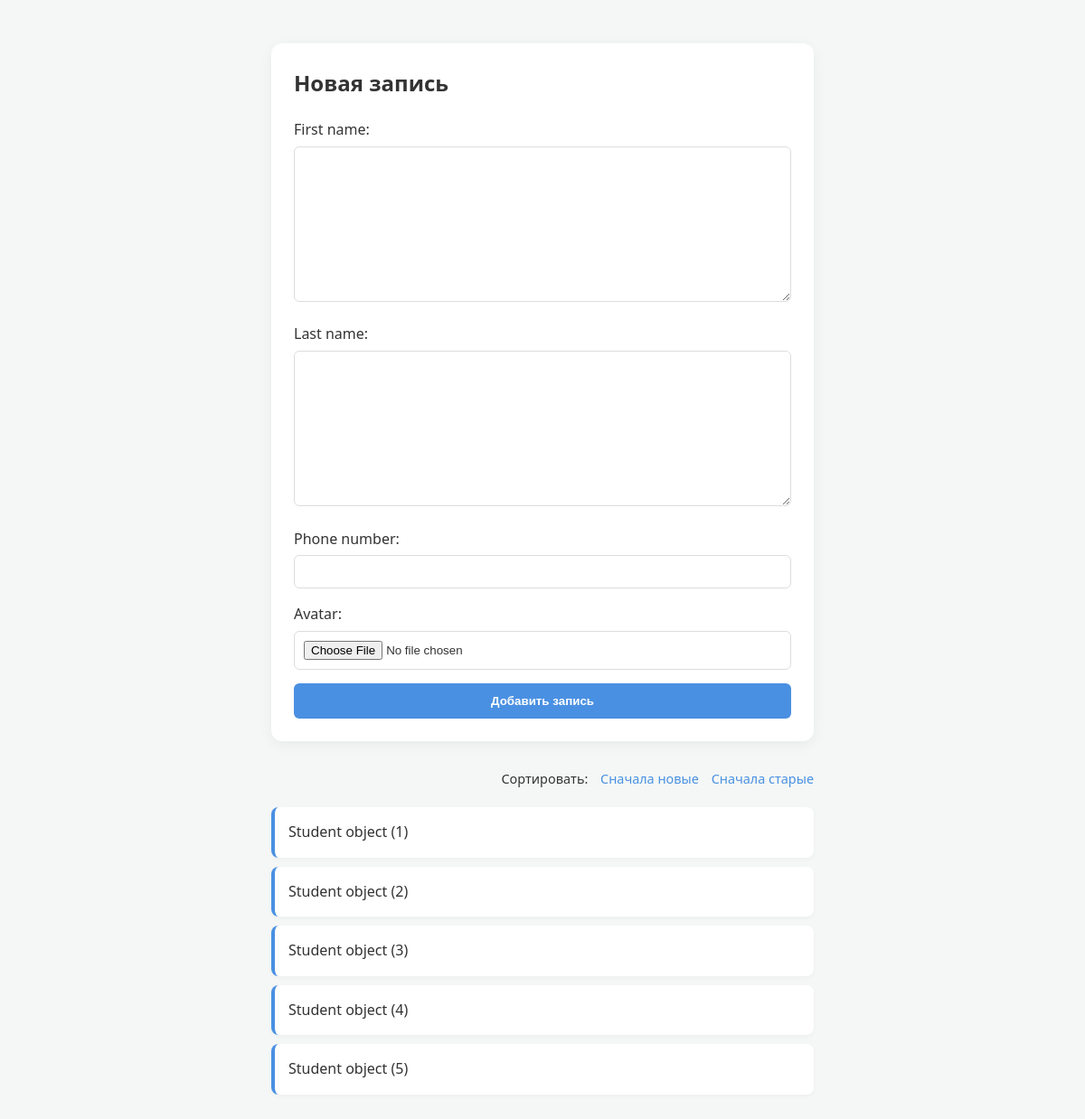
Screenshot of /lms/add_student/ with the database file from the repository.
### lms/models.py (models this page shows)
class Student(models.Model):
    first_name = models.TextField(max_length=20)
    last_name = models.TextField(max_length=20)
    phone_number = models.IntegerField()
    avatar = models.ImageField(upload_to='media/')

### lms/views.py (the view)
# urls.py: path('add_student/', views.student_items, name='student_items'),
def student_items(request):
    sort_by = request.GET.get('sort', 'id')
    items = Student.objects.all().order_by(sort_by)
    if request.method == "POST":
        form = StudentForm(request.POST, request.FILES)
        if form.is_valid():
            form.save()
            return redirect('item_list')
    else:
        form = StudentForm()
    return render(request, 'add_student.html', {
        'items': items,
        'form': form
    })

### lms/forms.py
class StudentForm(forms.ModelForm):
    class Meta:
        model = Student
        fields = '__all__'

### lms/templates/add_student.html (shortened to what this page needs)
<!DOCTYPE html>
<html lang="ru">
<head>
</head>
<body>
<div class="container">
    <form method="post" enctype="multipart/form-data">
        <h2 style="margin-top: 0;">Новая запись</h2>
        {{ form.as_p }}
        <button type="submit">Добавить запись</button>
    </form>
    <div class="sorting">
        <span>Сортировать:</span>
        <a href="?sort=-id">Сначала новые</a>
        <a href="?sort=id">Сначала старые</a>
    </div>
    <ul>
        {% for item in items %}
            <li>{{ item }}</li>
        {% empty %}
            <li style="border-left-color: #ccc; color: #888;">Записей пока нет...</li>
        {% endfor %}
    </ul>
</div>
</body>
</html>

### lms/templates/add_student.html (style rules this page uses)
:root { --primary-color: #4a90e2; --bg-color: #f4f7f6; --text-color: #333; --card-bg: #ffffff; }
body { font-family: 'Segoe UI', Tahoma, Geneva, Verdana, sans-serif; background-color: var(--bg-color); color: var(--text-color); line-height: 1.6; display: flex; flex-direction: column; align-items: center; padding: 40px 20px; }
.container { width: 100%; max-width: 600px; }
form { background: var(--card-bg); padding: 25px; border-radius: 12px; box-shadow: 0 4px 15px rgba(0,0,0,0.05); margin-bottom: 30px; }
form p { margin-bottom: 15px; }
input, textarea, select { width: 100%; padding: 10px; margin-top: 5px; border: 1px solid #ddd; border-radius: 6px; box-sizing: border-box; }
button { background-color: var(--primary-color); color: white; border: none; padding: 12px 20px; border-radius: 6px; cursor: pointer; font-weight: 600; transition: opacity 0.2s; width: 100%; }
.sorting { margin-bottom: 20px; text-align: right; font-size: 0.9em; }
.sorting a { text-decoration: none; color: var(--primary-color); margin-left: 10px; font-weight: 500; }
ul { list-style: none; padding: 0; }
li { background: var(--card-bg); margin-bottom: 10px; padding: 15px; border-radius: 8px; box-shadow: 0 2px 5px rgba(0,0,0,0.03); border-left: 4px solid var(--primary-color); transition: transform 0.2s; }

### rows the page displays
Student: id "Student object (1)"
Student: id "Student object (2)"
Student: id "Student object (3)"
Student: id "Student object (4)"
Student: id "Student object (5)"
